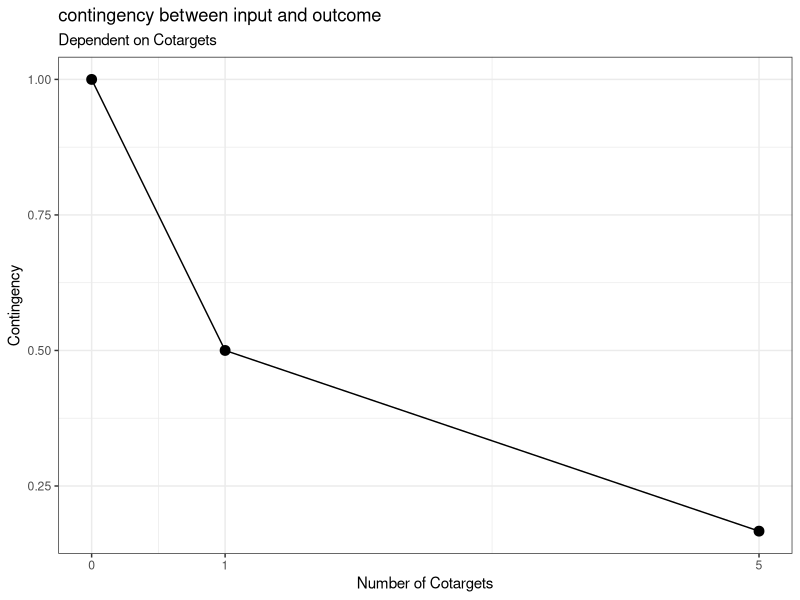
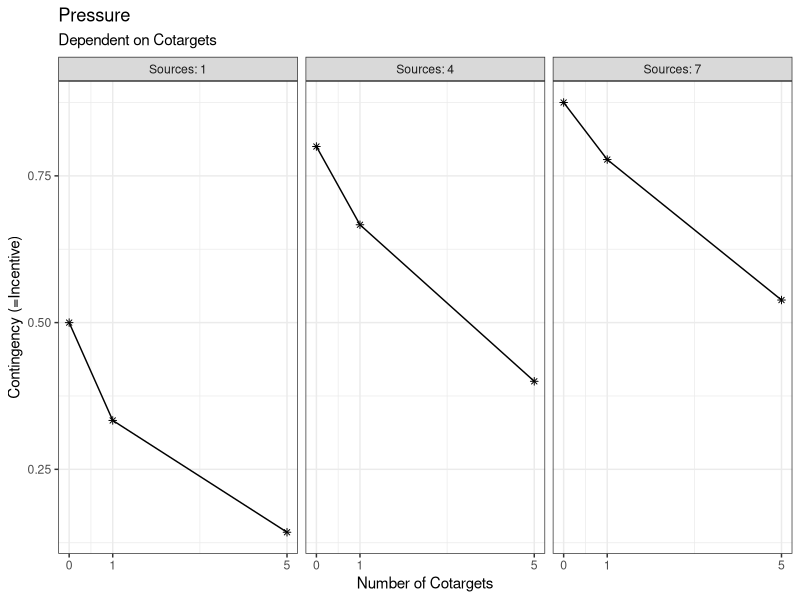
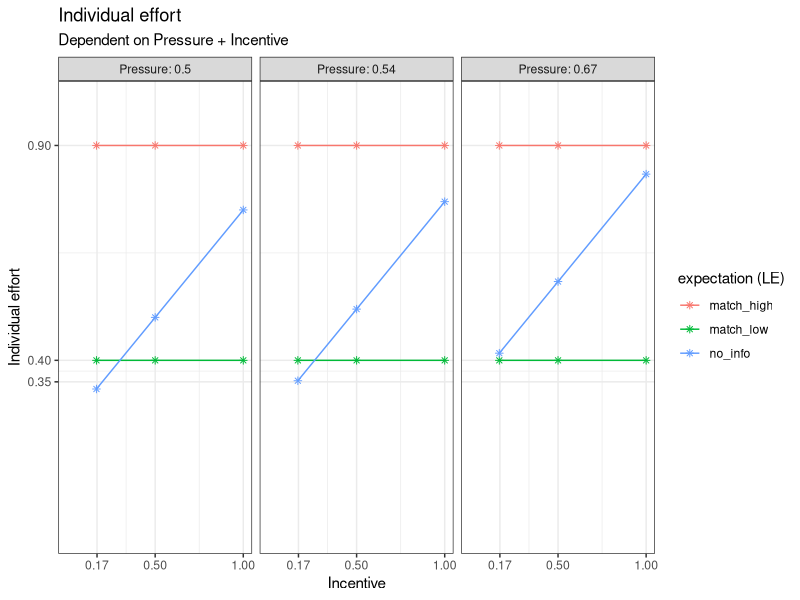
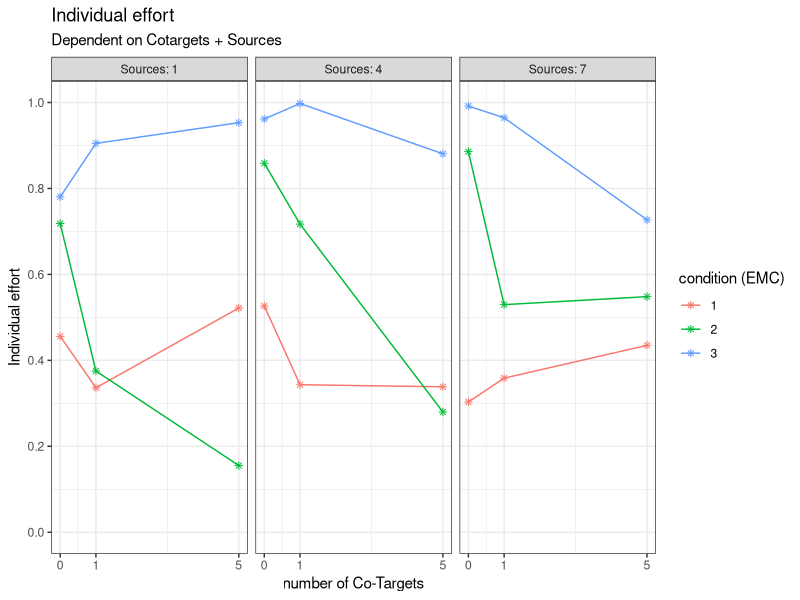
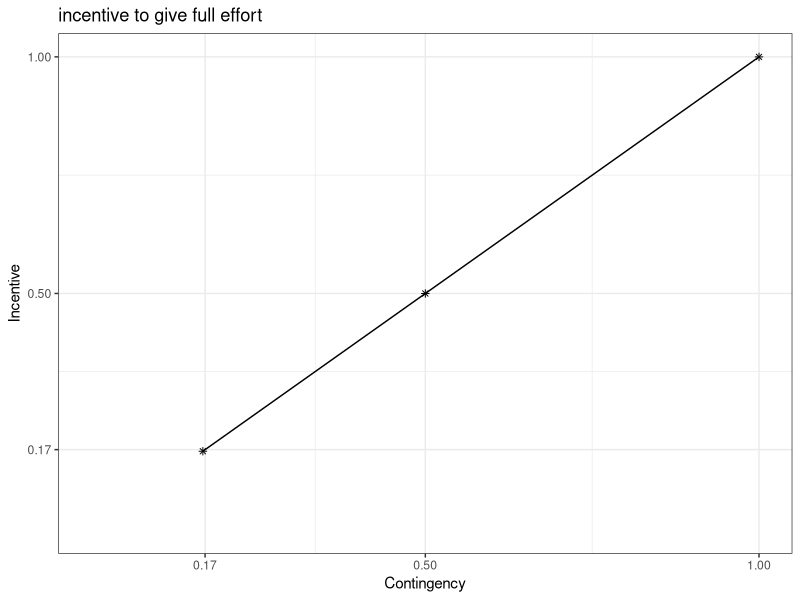
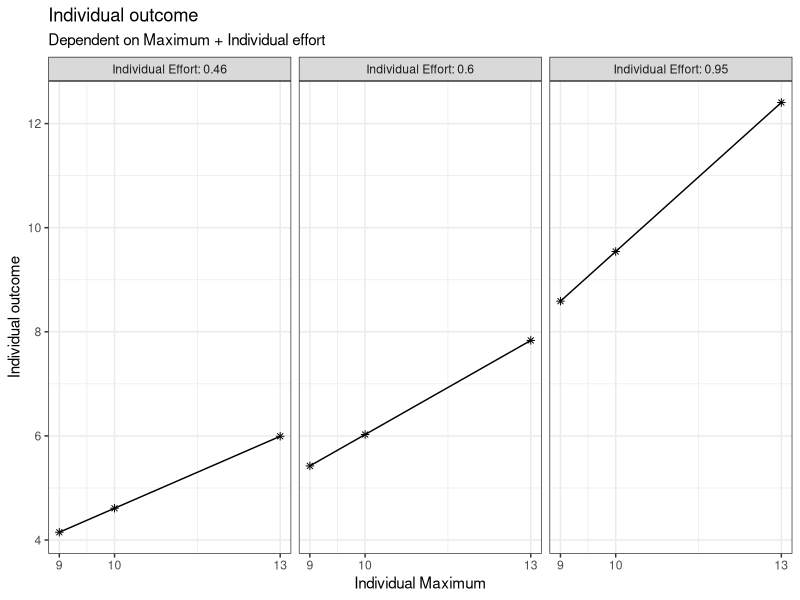

These charts were generated, in order, by the following R code:
###Creating of the base functions to compute the outcome of the simulation later on

# load the necessary libraries (these command are executed in the Quarto Script too, but they remain in this section for better traceability)
library(ggplot2)
library(dplyr)
library(multcomp)

#' p1 Compute the contingency between input and outcome
#' 
#' @param CT number of people who are also viewed as targets of social pressure. Ranges from 0 to infinite (discrete)
#' 
#' @return (CON) contingency between input and outcome. Ranges from 0 to 1 (continuous)

get_CON <- function(CT) {
  n <- CT + 1
  CON <- 1/n
  return(CON)
}

# (example) check vectorized form:
CT <- c(0, 1, 5)
CON <- get_CON(CT)
CON

# (example) create data for CT 
plot_data_CON <- expand.grid(
  CT = c(0, 1, 5)
)

# (example) compute CON from the CT data
plot_data_CON$CON <- get_CON(
  CT = plot_data_CON$CT
)

# (example) plot a visual graph for the p1-function
plot_p1 <- ggplot(plot_data_CON, aes(x = CT, y = CON)) +
  geom_point(size = 3) +
  labs(title = "contingency between input and outcome", 
       subtitle = "Dependent on Cotargets", 
       y = "Contingency", 
       x = "Number of Cotargets") +
  scale_x_continuous(limits = c(0, 5), breaks = c(0, 1, 5)) +
  theme_bw() +
  geom_line()



#' p2 compute the social pressure on each given target member of the group
#' 
#' @param CT number of people who are also viewed as targets of social impact. Ranges from 0 to infinite (discrete)
#' @param S number of people viewed as source of social pressure. Ranges from 0 to infinite (discrete)
#' 
#' @return (P) social pressure. Ranges from 0 to 1 (continuous)

get_P <- function (CT, S) {
  P <- S/(S+CT+1)
  return(P)
}

# (example) check vectorized form:
CT <- c(0, 1, 5)
S <- c(1, 4, 7)
P <- get_P(CT, S)
P

# (example) create data for CT and S 
plot_data_P <- expand.grid(
  CT = c(0, 1, 5),
  S = c(1, 4, 7)
)

# (example) compute pressure from CT and S
plot_data_P$P <- get_P(
  CT = plot_data_P$CT,
  S = plot_data_P$S
)

# (example) create an extra column for the plotting
plot_data_P$S_label <- paste("Sources:", plot_data_P$S)

# (example) plot a visual graph for the p2-function
plot_p2 <-ggplot(plot_data_P, aes(x = CT, y = P)) +
  geom_point(shape = 8) +
  facet_wrap(~plot_data_P$S_label) +
  labs(title = "Pressure", subtitle = "Dependent on Cotargets", y = "Contingency (=Incentive)", x = "Number of Cotargets") +
  scale_x_continuous(limits = c(0, 5), breaks = c(0, 1, 5)) +
  theme_bw() +
  geom_line()



#' t1 compute the incentive to give full effort
#' 
#' @param CON number of people who are also viewed as targets of social impact. Ranges from 0 to infinite (discrete)
#' 
#' @return (INC) incentive to give full effort. Ranges from 0 to 1 (continuous)

#define the social loafing replication condition

get_INC <- function(CON) {
  INC = CON
  return(INC)
}

# (example) check vectorized form:
INC <- get_INC(CON)
INC

# (example) create data for CT 
plot_data_INC <- expand.grid(
  CON = CON
)

# (example) compute the incentive from CT 
plot_data_INC$INC <- get_INC(
  CON = plot_data_INC$CON
)
# (example) plot a visual graph for the t1-function
plot_t1 <- ggplot(plot_data_INC, aes(x = CON, y = INC)) +
  geom_point(shape = 8) +
  labs(title = "incentive to give full effort", y = "Incentive", x = "Contingency") +
  scale_x_continuous(limits = c(0, 1), breaks = c(round(CON, digits = 2))) +
  scale_y_continuous(limits = c(0, 1), breaks = c(round(INC, digits = 2))) +
  theme_bw() +
  geom_line()


#' t3 transform the EMC condition into loafing expectation
#' 
#' @param EMC Effort condition. ordinal variable with the values "1", "2" or "3"
#' 
#' @return (LE) loafing expectation. ordinal variable with possible values as followed: 
#' "match_low", "no_info", "match_high"

get_LE <- function(EMC) {
  LE <- case_match(EMC,
                    1 ~ "match_low",
                    2 ~ "no_info",
                    3 ~ "match_high"
  )
  return(LE)
}

# (example) check vectorized form:
EMC <- c(1, 2, 3)
LE <- get_LE(EMC)
LE

# no example plot is computed, cause there's nothing to show - with the execution of LE we can see the 
# function is working with vectors 


#' p3 compute the individual effort 
#' 
#' @param INC incentive to give full effort. Ranges from 0 to 1 (continuous)
#' @param P social pressure. Ranges from 0 to 1 (continuous)
#' @param LE loafing expectation. ordinal variable with possible values as followed: 
#' "match_low", "no_info", "match_high"
#' 
#' @return (IE) individual effort. Ranges from 0 to 1 (continuous)

get_IE <- function(INC, P, LE) {
  # the Social Loafing baseline (Latané)
  # whilst CT increases, the output decreases
  loafing_effort <- 0.5 * INC + 0.5 * P
  
  # the effort matching logic
  # we're definign fix values which represent the expectation for the "alone"-
  # condition of other subjects (independent of the current group size)
  final_IE <- case_when(
    # condition: co-Target is not loafing in its "alone"-condition
    LE == "match_high" ~ 0.9, 
    
    # condition: Co-Target is loafing in its "alone"-condition
    LE == "match_low"  ~ 0.4, 
    
    # In der no_info Bedingung greift das klassische Modell (Loafing)
    LE == "no_info"    ~ loafing_effort,
    
    TRUE                ~ loafing_effort
  )
  
  return(final_IE)
}

# (example) check vectorized form:
LE <- c("match_high", "match_low", "no_info")
IE <- get_IE(INC, P, LE)
IE


# (example) create data for INC, P and LE
plot_data_IE <- expand.grid(
  INC = INC,
  P = P,
  LE = c("match_high", "match_low", "no_info")
)

# (example) compute the individual effort from INC, P and LE
plot_data_IE$IE <- get_IE(
  INC = plot_data_IE$INC,
  P = plot_data_IE$P, 
  LE = plot_data_IE$LE
)

# (example) create an extra column for the plotting
plot_data_IE$P_label <- paste("Pressure:", round(plot_data_IE$P, digits = 2))

# (example) plot a visual graph for the p3-function
plot_p3 <- ggplot(plot_data_IE, aes(x = INC, y = IE, color = LE, group = LE)) +
  geom_point(shape = 8) +
  facet_wrap(~P_label) +
  labs(title = "Individual effort", 
       subtitle = "Dependent on Pressure + Incentive", 
       y = "Individual effort", 
       x = "Incentive", 
       color = "expectation (LE)") +
  scale_x_continuous(limits = c(0, 1), breaks = c(round(INC, digits = 2))) +
  scale_y_continuous(limits = c(0, 1), breaks = c(round(IE, digits = 2))) +
  theme_bw() +
  geom_line()



#' Superfunction - compute the individual effort with some noise (through all the previous functions)
#' 
#' @param CT number of people who are also viewed as targets of social pressure. Ranges from 0 to infinite (discrete)
#' @param S number of people viewed as source of social pressure. Ranges from 0 to infinite 
#' @param EMC Effort condition. ordinal variable with the values "1", "2" or "3"
#' 
#' @return (IE) individual effort. Ranges from 0 to 1 (continuous)

#set a seed to get the same results every time 
set.seed(324)

get_super_IE <- function(CT, S, EMC) {
  LE <- get_LE(EMC)
  CON <- get_CON(CT) 
  P <- get_P(CT, S)
  INC <- get_INC(CON)
  IE <- get_IE(INC, P, LE)
  
  IE <- IE + rnorm(length(IE), mean = 0, sd = 0.1)
  IE[IE > 1] <- 1
  IE[IE < 0] <- 0
  return(IE)
}

# (example) check vectorized form
IE <- get_super_IE(CT, S, EMC)
IE

# (example) create data for INC, P and LE (all variables were defined earlier in the code)
plot_data_super_IE <- expand.grid(
  CT = CT,
  S = S,
  EMC = EMC
)

# (example) compute the individual effort from CT, S and EMC
plot_data_super_IE$IE <- get_super_IE(
  CT = plot_data_super_IE$CT,
  S = plot_data_super_IE$S, 
  EMC = plot_data_super_IE$EMC
)

# (example) create an extra column for the plotting
plot_data_super_IE$S_label <- paste("Sources:", plot_data_super_IE$S)

# (example) plot a visual graph for the p3-function
plot_super <- ggplot(plot_data_super_IE, aes(x = CT, y = IE, color = as.factor(EMC), group = EMC)) +
  geom_point(shape = 8) +
  facet_wrap(~S_label) +
  labs(title = "Individual effort", 
       subtitle = "Dependent on Cotargets + Sources", 
       y = "Individual effort", 
       x = "number of Co-Targets", 
       color = "condition (EMC)") +
  scale_x_continuous(limits = c(0, 5), breaks = c(0, 1, 5)) +
  scale_y_continuous(limits = c(0, 1), breaks = seq(0, 1, 0.2)) +
  theme_bw() +
  geom_line()


#' t2-function (manifest) - compute the individual outcome
#' 
#' @param MC maximum capacity to scream. Ranges from 0 to 15 (continuous)
#' @param IE individual effort Ranges from 0 to 1 (continuous)
#' 
#' @return (IO) individual output. Ranges from 0 to inf. (continuous)

get_IO <- function(MC, IE) {
  IO <- MC * IE   
  return (IO)
}

# (example) check vectorized form:
MC <- c(9, 10, 13)
IO <- get_IO(MC, IE)
IO

# (example) create data for MC and IE
plot_data_IO <- expand.grid(
  MC = c(9, 10, 13),
  IE = IE
)

# (example) compute the individual effort from MC and IE
plot_data_IO$IO <- get_IO(
  MC = plot_data_IO$MC,
  IE = plot_data_IO$IE
)

# (example) create an extra column for the plotting
plot_data_IO$IE_label <- paste("Individual Effort:", round(plot_data_IO$IE, digits = 2))

# (example) plot a visual graph for the t2-function
plot_t2 <- ggplot(plot_data_IO, aes(x = MC, y = IO)) +
  geom_point(shape = 8) +
  facet_wrap(~plot_data_IO$IE_label) +
  labs(title = "Individual outcome", subtitle = "Dependent on Maximum + Individual effort", y = "Individual outcome", x = "Individual Maximum") +
  scale_x_continuous(limits = c(min(MC), max(MC)), breaks = c(round(MC, digits = 2))) +
  scale_y_continuous(limits = c(min(plot_data_IO$IO), max(plot_data_IO$IO)), breaks = pretty(plot_data_IO$IO)) +
  theme_bw() +
  geom_line()


#' Superfunction - compute the individual outcome  (through all the previous functions)
#' 
#' @param CT number of people who are also viewed as targets of social pressure. Ranges from 0 to infinite (discrete)
#' @param S number of people viewed as source of social pressure. Ranges from 0 to infinite (discrete)
#' @param MC maximum capacity to scream. Ranges from 0 to 15 (continuous)
#' 
#' @return (IO) individual output. Ranges from 0 to inf (continuous)

get_super_IO <- function(CT, S, MC, EMC){
  IO <- get_super_IE(CT, S, EMC) * MC 
  return (IO)
}

# note: we dont need plots for this superfunctions, cause it is shown in the "Evaluation" section later on.
# note2: this applies for a check of vectorized forms too... we did that earlier in checking the isolated functions.

# the final simulation for this model can be seen in 02_simulation.R 
